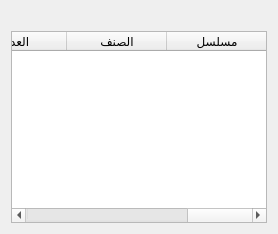
               <widget class="QWidget" name="tab_56">
                <attribute name="title">
                 <string>عرض الفاتورة</string>
                </attribute>
                <layout class="QGridLayout" name="gridLayout_41">
                 <item row="0" column="0">
                  <widget class="QPushButton" name="pushButton_9">
                   <property name="styleSheet">
                    <string notr="true">border:0;</string>
                   </property>
                   <property name="text">
                    <string/>
                   </property>
                   <property name="icon">
                    <iconset resource="resources.qrc">
                     <normaloff>:/blue/icons/arrow-left-circle.svg</normaloff>:/blue/icons/arrow-left-circle.svg</iconset>
                   </property>
                   <property name="iconSize">
                    <size>
                     <width>30</width>
                     <height>30</height>
                    </size>
                   </property>
                  </widget>
                 </item>
                 <item row="0" column="1">
                  <widget class="QLabel" name="label_5">
                   <property name="text">
                    <string/>
                   </property>
                  </widget>
                 </item>
                 <item row="1" column="0" colspan="2">
                  <widget class="QTableWidget" name="tableWidget_8">
                   <property name="layoutDirection">
                    <enum>Qt::RightToLeft</enum>
                   </property>
                   <column>
                    <property name="text">
                     <string>مسلسل</string>
                    </property>
                   </column>
                   <column>
                    <property name="text">
                     <string>الصنف</string>
                    </property>
                   </column>
                   <column>
                    <property name="text">
                     <string>العدد</string>
                    </property>
                   </column>
                   <column>
                    <property name="text">
                     <string>السعر </string>
                    </property>
                   </column>
                   <column>
                    <property name="text">
                     <string>الاجمالى</string>
                    </property>
                   </column>
                   <column>
                    <property name="text">
                     <string>الخصم</string>
                    </property>
                   </column>
                   <column>
                    <property name="text">
                     <string>التاريخ</string>
                    </property>
                   </column>
                  </widget>
                 </item>
                </layout>
               </widget>
